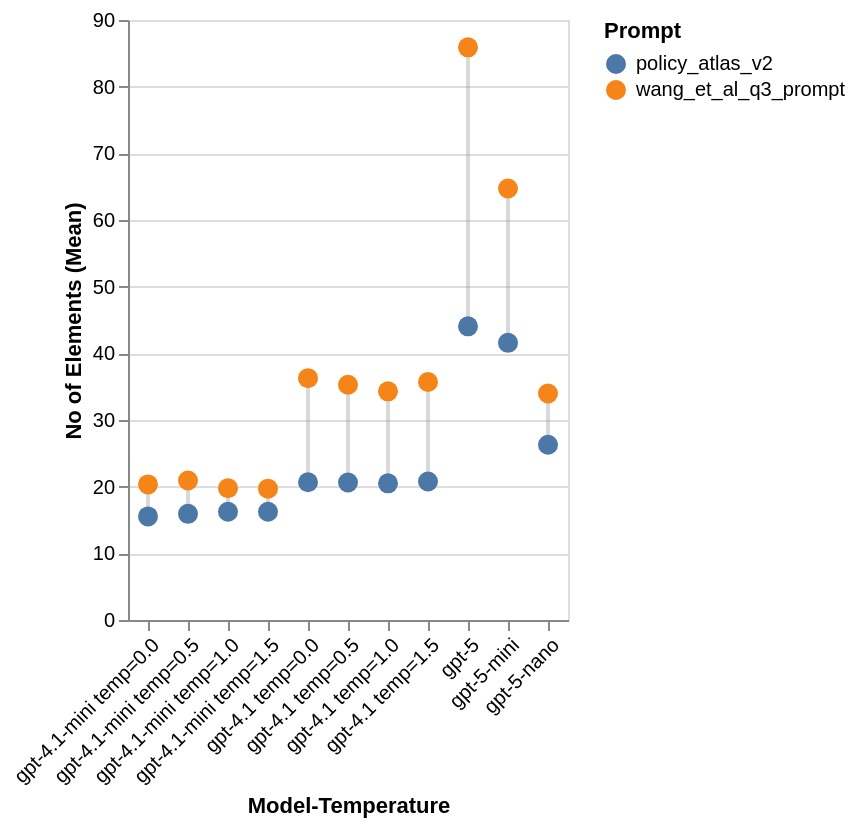

Source (notebook cell):
### Code cell
# Plot n_elements with connecting lines
base = alt.Chart(df)

# Lines connecting the same model-temp
lines = base.mark_line(color='gray', opacity=0.3).encode(
    x=alt.X("model_temp:N", title="Model-Temperature", axis=alt.Axis(labelAngle=-45), sort=model_temps),
    y=alt.Y("n_elements_mean:Q", title="No of Elements (Mean)"),
    detail="model_temp:N"  # Group by model_temp to connect points
)

# Points for each prompt
points = base.mark_circle(opacity=1, size=100).encode(
    x=alt.X("model_temp:N", title="Model-Temperature", axis=alt.Axis(labelAngle=-45), sort=model_temps),
    y=alt.Y("n_elements_mean:Q", title="No of Elements (Mean)"),
    color=alt.Color("prompt:N", title="Prompt", scale=alt.Scale(scheme="tableau10")),
)

fig = lines + points
fig.save(RESULTS_DIR / "prompt_n_elements_by_model_temp.png", scale_factor=2)
fig

### Figure 1 — Vega-Lite specification as saved in the notebook (floating-point values rounded to 4 significant figures)
{"config": {"view": {"continuousWidth": 300, "continuousHeight": 300}}, "layer": [{"mark": {"type": "line", "color": "gray", "opacity": 0.3}, "encoding": {"detail": {"field": "model_temp", "type": "nominal"}, "x": {"axis": {"labelAngle": -45}, "field": "model_temp", "sort": ["gpt-4o-mini temp=0.0", "gpt-4o-mini temp=0.5", "gpt-4o-mini temp=1.0", "gpt-4o-mini temp=1.5", "gpt-4o-mini temp=2.0", "gpt-4o temp=0.0", "gpt-4o temp=0.5", "gpt-4o temp=1.0", "gpt-4o temp=1.5", "gpt-4o temp=2.0", "gpt-4.1-nano temp=0.0", "gpt-4.1-nano temp=0.5", "gpt-4.1-nano temp=1.0", "gpt-4.1-nano temp=1.5", "gpt-4.1-nano temp=2.0", "gpt-4.1-mini temp=0.0", "gpt-4.1-mini temp=0.5", "gpt-4.1-mini temp=1.0", "gpt-4.1-mini temp=1.5", "gpt-4.1-mini temp=2.0", "gpt-4.1 temp=0.0", "gpt-4.1 temp=0.5", "gpt-4.1 temp=1.0", "gpt-4.1 temp=1.5", "gpt-4.1 temp=2.0", "gpt-5-nano temp=0.0", "gpt-5-nano temp=0.5", "gpt-5-nano temp=1.0", "gpt-5-nano temp=1.5", "gpt-5-nano temp=2.0", "gpt-5-mini temp=0.0", "gpt-5-mini temp=0.5", "gpt-5-mini temp=1.0", "gpt-5-mini temp=1.5", "gpt-5-mini temp=2.0", "gpt-5 temp=0.0", "gpt-5 temp=0.5", "gpt-5 temp=1.0", "gpt-5 temp=1.5", "gpt-5 temp=2.0"], "title": "Model-Temperature", "type": "nominal"}, "y": {"field": "n_elements_mean", "title": "No of Elements (Mean)", "type": "quantitative"}}}, {"mark": {"type": "circle", "opacity": 1, "size": 100}, "encoding": {"color": {"field": "prompt", "scale": {"scheme": "tableau10"}, "title": "Prompt", "type": "nominal"}, "x": {"axis": {"labelAngle": -45}, "field": "model_temp", "sort": ["gpt-4o-mini temp=0.0", "gpt-4o-mini temp=0.5", "gpt-4o-mini temp=1.0", "gpt-4o-mini temp=1.5", "gpt-4o-mini temp=2.0", "gpt-4o temp=0.0", "gpt-4o temp=0.5", "gpt-4o temp=1.0", "gpt-4o temp=1.5", "gpt-4o temp=2.0", "gpt-4.1-nano temp=0.0", "gpt-4.1-nano temp=0.5", "gpt-4.1-nano temp=1.0", "gpt-4.1-nano temp=1.5", "gpt-4.1-nano temp=2.0", "gpt-4.1-mini temp=0.0", "gpt-4.1-mini temp=0.5", "gpt-4.1-mini temp=1.0", "gpt-4.1-mini temp=1.5", "gpt-4.1-mini temp=2.0", "gpt-4.1 temp=0.0", "gpt-4.1 temp=0.5", "gpt-4.1 temp=1.0", "gpt-4.1 temp=1.5", "gpt-4.1 temp=2.0", "gpt-5-nano temp=0.0", "gpt-5-nano temp=0.5", "gpt-5-nano temp=1.0", "gpt-5-nano temp=1.5", "gpt-5-nano temp=2.0", "gpt-5-mini temp=0.0", "gpt-5-mini temp=0.5", "gpt-5-mini temp=1.0", "gpt-5-mini temp=1.5", "gpt-5-mini temp=2.0", "gpt-5 temp=0.0", "gpt-5 temp=0.5", "gpt-5 temp=1.0", "gpt-5 temp=1.5", "gpt-5 temp=2.0"], "title": "Model-Temperature", "type": "nominal"}, "y": {"field": "n_elements_mean", "title": "No of Elements (Mean)", "type": "quantitative"}}}], "data": {"name": "data-cb3d6b372f9defb73e24cd75f0814ff0"}, "$schema": "https://vega.github.io/schema/vega-lite/v5.20.1.json", "datasets": {"data-cb3d6b372f9defb73e24cd75f0814ff0": [{"model_temp": "gpt-4.1 temp=0.0", "prompt": "policy_atlas_v2", "n_questions": 10, "retrieved_total_mean": 426.9, "retrieved_total_median": 221.0, "retrieved_total_q1": 41.75, "retrieved_total_q3": 504.8, "n_elements_mean": 20.66, "f1_mean": 0.0771, "f1_median": 0.0396, "precision_mean": 0.3738, "recall_mean": 0.0758, "temperature": 0.0}, {"model_temp": "gpt-4.1 temp=0.5", "prompt": "policy_atlas_v2", "n_questions": 10, "retrieved_total_mean": 382.4, "retrieved_total_median": 179.5, "retrieved_total_q1": 51.25, "retrieved_total_q3": 296.0, "n_elements_mean": 20.62, "f1_mean": 0.0651, "f1_median": 0.0175, "precision_mean": 0.3559, "recall_mean": 0.0687, "temperature": 0.5}, {"model_temp": "gpt-4.1 temp=1.0", "prompt": "policy_atlas_v2", "n_questions": 10, "retrieved_total_mean": 400.4, "retrieved_total_median": 173.5, "retrieved_total_q1": 76.0, "retrieved_total_q3": 401.2, "n_elements_mean": 20.5, "f1_mean": 0.0677, "f1_median": 0.026, "precision_mean": 0.3683, "recall_mean": 0.0611, "temperature": 1.0}, {"model_temp": "gpt-4.1 temp=1.5", "prompt": "policy_atlas_v2", "n_questions": 10, "retrieved_total_mean": 661.4, "retrieved_total_median": 151.0, "retrieved_total_q1": 42.25, "retrieved_total_q3": 339.2, "n_elements_mean": 20.78, "f1_mean": 0.0613, "f1_median": 0.0218, "precision_mean": 0.4109, "recall_mean": 0.0638, "temperature": 1.5}, {"model_temp": "gpt-4.1-mini temp=0.0", "prompt": "policy_atlas_v2", "n_questions": 10, "retrieved_total_mean": 64.76, "retrieved_total_median": 44.5, "retrieved_total_q1": 16.0, "retrieved_total_q3": 101.8, "n_elements_mean": 15.54, "f1_mean": 0.0154, "f1_median": 0.0067, "precision_mean": 0.4627, "recall_mean": 0.0081, "temperature": 0.0}, {"model_temp": "gpt-4.1-mini temp=0.5", "prompt": "policy_atlas_v2", "n_questions": 10, "retrieved_total_mean": 180.0, "retrieved_total_median": 71.5, "retrieved_total_q1": 29.25, "retrieved_total_q3": 137.2, "n_elements_mean": 15.92, "f1_mean": 0.0384, "f1_median": 0.0127, "precision_mean": 0.4406, "recall_mean": 0.0326, "temperature": 0.5}, {"model_temp": "gpt-4.1-mini temp=1.0", "prompt": "policy_atlas_v2", "n_questions": 10, "retrieved_total_mean": 252.5, "retrieved_total_median": 51.0, "retrieved_total_q1": 27.25, "retrieved_total_q3": 260.0, "n_elements_mean": 16.24, "f1_mean": 0.0451, "f1_median": 0.0086, "precision_mean": 0.4491, "recall_mean": 0.0378, "temperature": 1.0}, {"model_temp": "gpt-4.1-mini temp=1.5", "prompt": "policy_atlas_v2", "n_questions": 10, "retrieved_total_mean": 247.7, "retrieved_total_median": 83.5, "retrieved_total_q1": 28.25, "retrieved_total_q3": 378.8, "n_elements_mean": 16.24, "f1_mean": 0.0486, "f1_median": 0.0102, "precision_mean": 0.465, "recall_mean": 0.0307, "temperature": 1.5}, {"model_temp": "gpt-5", "prompt": "policy_atlas_v2", "n_questions": 10, "retrieved_total_mean": 3129.0, "retrieved_total_median": 946.0, "retrieved_total_q1": 377.5, "retrieved_total_q3": 1934.0, "n_elements_mean": 44.05, "f1_mean": 0.1342, "f1_median": 0.0719, "precision_mean": 0.3278, "recall_mean": 0.122, "temperature": null}, {"model_temp": "gpt-5-mini", "prompt": "policy_atlas_v2", "n_questions": 10, "retrieved_total_mean": 5997.0, "retrieved_total_median": 667.5, "retrieved_total_q1": 311.0, "retrieved_total_q3": 1249.0, "n_elements_mean": 41.57, "f1_mean": 0.0874, "f1_median": 0.0467, "precision_mean": 0.3053, "recall_mean": 0.0697, "temperature": null}, {"model_temp": "gpt-5-nano", "prompt": "policy_atlas_v2", "n_questions": 10, "retrieved_total_mean": 3143.0, "retrieved_total_median": 466.0, "retrieved_total_q1": 112.2, "retrieved_total_q3": 1414.0, "n_elements_mean": 26.29, "f1_mean": 0.0804, "f1_median": 0.0412, "precision_mean": 0.3315, "recall_mean": 0.0887, "temperature": null}, {"model_temp": "gpt-4.1 temp=0.0", "prompt": "wang_et_al_q3_prompt", "n_questions": 10, "retrieved_total_mean": 4388.0, "retrieved_total_median": 1476.0, "retrieved_total_q1": 580.0, "retrieved_total_q3": 2928.0, "n_elements_mean": 36.28, "f1_mean": 0.1339, "f1_median": 0.086, "precision_mean": 0.3334, "recall_mean": 0.134, "temperature": 0.0}, {"model_temp": "gpt-4.1 temp=0.5", "prompt": "wang_et_al_q3_prompt", "n_questions": 10, "retrieved_total_mean": 4220.0, "retrieved_total_median": 1494.0, "retrieved_total_q1": 566.2, "retrieved_total_q3": 4036.0, "n_elements_mean": 35.28, "f1_mean": 0.1358, "f1_median": 0.0753, "precision_mean": 0.325, "recall_mean": 0.1573, "temperature": 0.5}, {"model_temp": "gpt-4.1 temp=1.0", "prompt": "wang_et_al_q3_prompt", "n_questions": 10, "retrieved_total_mean": 2342.0, "retrieved_total_median": 939.0, "retrieved_total_q1": 375.5, "retrieved_total_q3": 2247.0, "n_elements_mean": 34.3, "f1_mean": 0.1331, "f1_median": 0.0622, "precision_mean": 0.34, "recall_mean": 0.158, "temperature": 1.0}, {"model_temp": "gpt-4.1 temp=1.5", "prompt": "wang_et_al_q3_prompt", "n_questions": 10, "retrieved_total_mean": 2718.0, "retrieved_total_median": 828.0, "retrieved_total_q1": 209.5, "retrieved_total_q3": 2675.0, "n_elements_mean": 35.7, "f1_mean": 0.1223, "f1_median": 0.0513, "precision_mean": 0.2995, "recall_mean": 0.127, "temperature": 1.5}, {"model_temp": "gpt-4.1-mini temp=0.0", "prompt": "wang_et_al_q3_prompt", "n_questions": 10, "retrieved_total_mean": 6397.0, "retrieved_total_median": 723.5, "retrieved_total_q1": 319.8, "retrieved_total_q3": 3522.0, "n_elements_mean": 20.34, "f1_mean": 0.0924, "f1_median": 0.0367, "precision_mean": 0.2456, "recall_mean": 0.0808, "temperature": 0.0}, {"model_temp": "gpt-4.1-mini temp=0.5", "prompt": "wang_et_al_q3_prompt", "n_questions": 10, "retrieved_total_mean": 7037.0, "retrieved_total_median": 725.0, "retrieved_total_q1": 217.8, "retrieved_total_q3": 3040.0, "n_elements_mean": 20.92, "f1_mean": 0.0749, "f1_median": 0.0285, "precision_mean": 0.2464, "recall_mean": 0.0657, "temperature": 0.5}, {"model_temp": "gpt-4.1-mini temp=1.0", "prompt": "wang_et_al_q3_prompt", "n_questions": 10, "retrieved_total_mean": 6871.0, "retrieved_total_median": 872.5, "retrieved_total_q1": 108.0, "retrieved_total_q3": 1437.0, "n_elements_mean": 19.78, "f1_mean": 0.0841, "f1_median": 0.036, "precision_mean": 0.2968, "recall_mean": 0.0738, "temperature": 1.0}, {"model_temp": "gpt-4.1-mini temp=1.5", "prompt": "wang_et_al_q3_prompt", "n_questions": 10, "retrieved_total_mean": 17080.0, "retrieved_total_median": 630.0, "retrieved_total_q1": 144.2, "retrieved_total_q3": 20960.0, "n_elements_mean": 19.7, "f1_mean": 0.0817, "f1_median": 0.0132, "precision_mean": 0.2777, "recall_mean": 0.0826, "temperature": 1.5}, {"model_temp": "gpt-5", "prompt": "wang_et_al_q3_prompt", "n_questions": 10, "retrieved_total_mean": 26880.0, "retrieved_total_median": 1340.0, "retrieved_total_q1": 751.0, "retrieved_total_q3": 4726.0, "n_elements_mean": 85.9, "f1_mean": 0.1202, "f1_median": 0.0584, "precision_mean": 0.2407, "recall_mean": 0.1095, "temperature": null}, {"model_temp": "gpt-5-mini", "prompt": "wang_et_al_q3_prompt", "n_questions": 10, "retrieved_total_mean": 24730.0, "retrieved_total_median": 2274.0, "retrieved_total_q1": 761.5, "retrieved_total_q3": 6412.0, "n_elements_mean": 64.72, "f1_mean": 0.1199, "f1_median": 0.0749, "precision_mean": 0.1886, "recall_mean": 0.1383, "temperature": null}, {"model_temp": "gpt-5-nano", "prompt": "wang_et_al_q3_prompt", "n_questions": 10, "retrieved_total_mean": 1910.0, "retrieved_total_median": 1291.0, "retrieved_total_q1": 242.2, "retrieved_total_q3": 2768.0, "n_elements_mean": 33.98, "f1_mean": 0.1132, "f1_median": 0.0445, "precision_mean": 0.3264, "recall_mean": 0.142, "temperature": null}]}}
